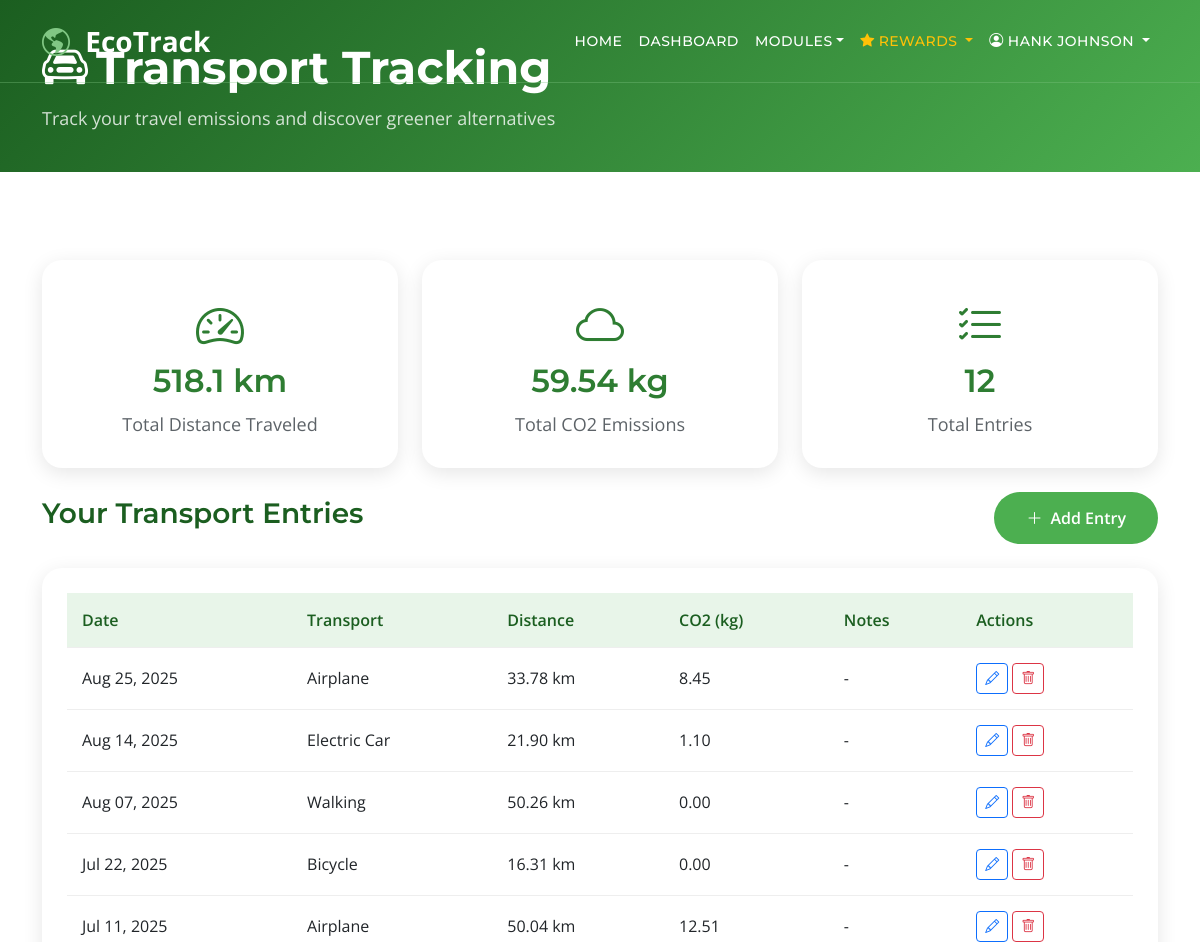
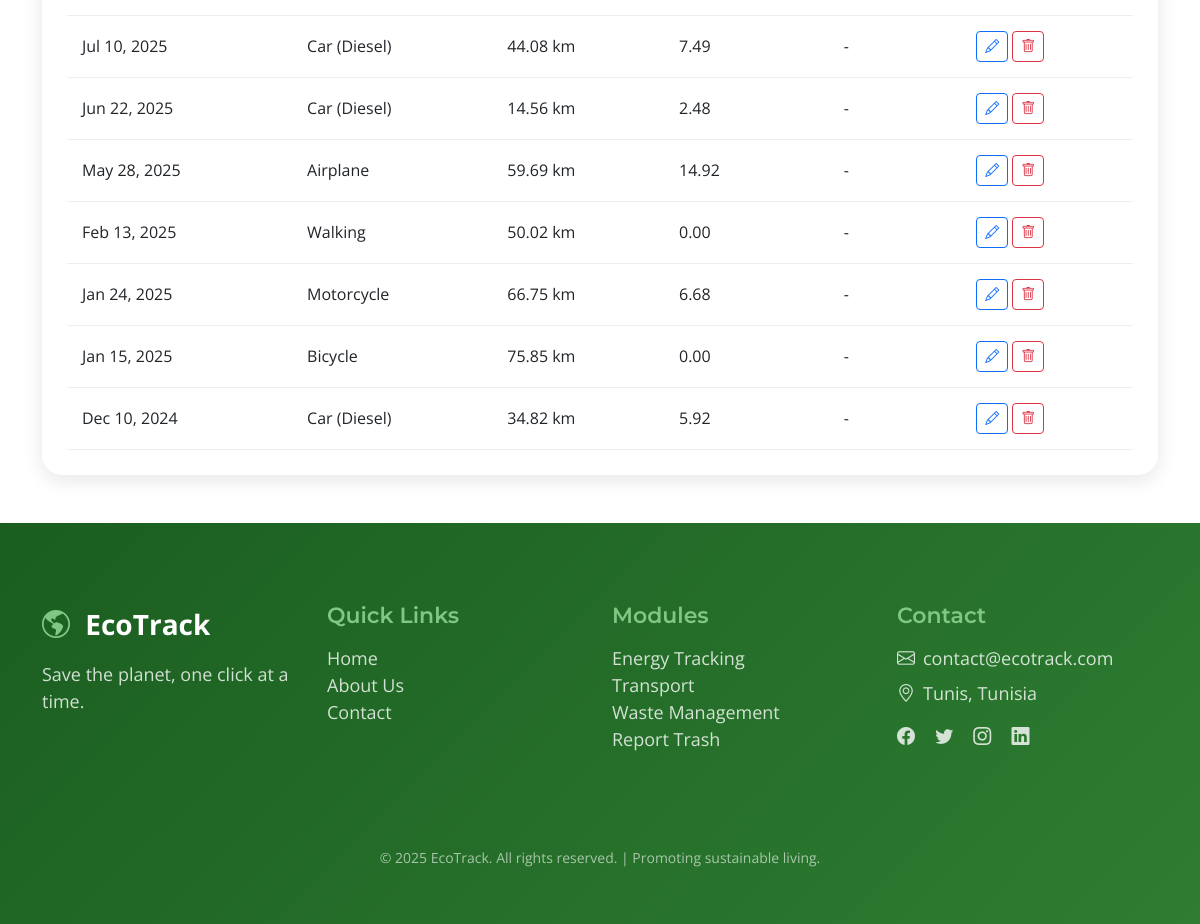
The app's page /modules/transport/index.php (signed in) with its own data (2 pictures, top to bottom).
### tables this page shows
CREATE TABLE IF NOT EXISTS transport_entries (
    id INT AUTO_INCREMENT PRIMARY KEY,
    user_id INT,
    transport_id INT,
    distance_km DECIMAL(10,2) NOT NULL,
    date DATE NOT NULL,
    notes TEXT,
    created_at TIMESTAMP DEFAULT CURRENT_TIMESTAMP,
    FOREIGN KEY (user_id) REFERENCES users(id) ON DELETE CASCADE,
    FOREIGN KEY (transport_id) REFERENCES transport_types(id)
);

CREATE TABLE IF NOT EXISTS transport_types (
    id INT AUTO_INCREMENT PRIMARY KEY,
    name VARCHAR(100) NOT NULL,
    emission_per_km DECIMAL(10,4) NOT NULL,
    icon VARCHAR(50)
);

### includes/config.php (called while the page is built, shortened)
<?php
function formatDate($date) {
    return date('M d, Y', strtotime($date));
}
?>

### modules/transport/index.php (the view, shortened to what this page needs)
<?php
require_once '../../includes/config.php';
$userId = $_SESSION['user_id'];
$stmt = $pdo->prepare("SELECT te.*, tt.name as transport_name, tt.emission_per_km FROM transport_entries te JOIN transport_types tt ON te.transport_id = tt.id WHERE te.user_id = ? ORDER BY te.date DESC");
$stmt->execute([$userId]);
$entries = $stmt->fetchAll();
$totalEmissions = 0;
$totalDistance = 0;
foreach ($entries as $entry) {
    $totalEmissions += $entry['distance_km'] * $entry['emission_per_km'];
    $totalDistance += $entry['distance_km'];
}
include '../../includes/header.php';
?>
<div class="dashboard-header">
    <div class="container">
        <h2><i class="bi-car-front me-2"></i>Transport Tracking</h2>
        <p>Track your travel emissions and discover greener alternatives</p>
    </div>
</div>
<section class="py-5">
    <div class="container">
        <div class="row mb-4">
            <div class="col-md-4">
                <div class="stats-card">
                    <i class="bi-speedometer2"></i>
                    <h3><?php echo number_format($totalDistance, 1); ?> km</h3>
                    <p>Total Distance Traveled</p>
                </div>
            </div>
            <div class="col-md-4">
                <div class="stats-card">
                    <i class="bi-cloud"></i>
                    <h3><?php echo number_format($totalEmissions, 2); ?> kg</h3>
                    <p>Total CO2 Emissions</p>
                </div>
            </div>
            <div class="col-md-4">
                <div class="stats-card">
                    <i class="bi-list-check"></i>
                    <h3><?php echo count($entries); ?></h3>
                    <p>Total Entries</p>
                </div>
            </div>
        </div>
        <div class="d-flex justify-content-between align-items-center mb-4">
            <h4>Your Transport Entries</h4>
            <a href="add.php" class="custom-btn"><i class="bi-plus-lg me-2"></i>Add Entry</a>
        </div>
        <?php if (count($entries) > 0): ?>
        <div class="module-card">
            <div class="module-card-body">
                <div class="table-responsive">
                    <table class="data-table">
                        <thead>
                            <tr>
                                <th>Date</th>
                                <th>Transport</th>
                                <th>Distance</th>
                                <th>CO2 (kg)</th>
                                <th>Notes</th>
                                <th>Actions</th>
                            </tr>
                        </thead>
                        <tbody>
                            <?php foreach ($entries as $entry): ?>
                            <tr>
                                <td><?php echo formatDate($entry['date']); ?></td>
                                <td><?php echo htmlspecialchars($entry['transport_name']); ?></td>
                                <td><?php echo $entry['distance_km']; ?> km</td>
                                <td><?php echo number_format($entry['distance_km'] * $entry['emission_per_km'], 2); ?></td>
                                <td><?php echo htmlspecialchars($entry['notes'] ?? '-'); ?></td>
                                <td>
                                    <a href="edit.php?id=<?php echo $entry['id']; ?>" class="btn btn-sm btn-outline-primary"><i class="bi-pencil"></i></a>
                                    <a href="index.php?delete=<?php echo $entry['id']; ?>" class="btn btn-sm btn-outline-danger delete-btn"><i class="bi-trash"></i></a>
                                </td>
                            </tr>
                            <?php endforeach; ?>
                        </tbody>
                    </table>
                </div>
            </div>
        </div>
        <?php endif; ?>
    </div>
</section>
<?php include '../../includes/footer.php'; ?>

### css/style.css (style rules this page uses)
:root { --white-color: #ffffff; --primary-color: #2e7d32; --secondary-color: #81c784; --section-bg-color: #e8f5e9; --custom-btn-bg-color: #4caf50; --custom-btn-bg-hover-color: #2e7d32; --dark-color: #1b5e20; --p-color: #5d6368; --border-color: #a5d6a7; --link-hover-color: #1b5e20; --success-color: #4caf50; --warning-color: #ff9800; --danger-color: #f44336; --info-color: #2196f3; --body-font-family: 'Open Sans', sans-serif; --title-font-family: 'Montserrat', sans-serif; --h1-font-size: 58px; --h2-font-size: 46px; --h3-font-size: 32px; --h4-font-size: 28px; --h5-font-size: 24px; --h6-font-size: 22px; --p-font-size: 18px; --menu-font-size: 14px; --btn-font-size: 16px; --copyright-font-size: 14px; --border-radius-large: 100px; --border-radius-medium: 20px; --border-radius-small: 10px; --font-weight-normal: 400; --font-weight-medium: 500; --font-weight-semibold: 600; --font-weight-bold: 700; }
body { background-color: var(--white-color); font-family: var(--body-font-family); }
h2, h3, h4, h5, h6 { color: var(--dark-color); }
h1, h2, h3, h4, h5, h6 { font-family: var(--title-font-family); font-weight: var(--font-weight-semibold); }
h2 { font-size: var(--h2-font-size); font-weight: var(--font-weight-bold); }
h3 { font-size: var(--h3-font-size); }
h4 { font-size: var(--h4-font-size); }
p { color: var(--p-color); font-size: var(--p-font-size); font-weight: var(--font-weight-normal); }
a, button { touch-action: manipulation; transition: all 0.3s; }
a { display: inline-block; color: var(--primary-color); text-decoration: none; }
.custom-btn { background: var(--custom-btn-bg-color); border: 2px solid transparent; border-radius: var(--border-radius-large); color: var(--white-color); font-size: var(--btn-font-size); font-weight: var(--font-weight-semibold); padding: 12px 30px; transition: all 0.3s; }
.stats-card { background: var(--white-color); border-radius: var(--border-radius-medium); padding: 30px; text-align: center; box-shadow: 0 5px 20px rgba(0,0,0,0.1); transition: all 0.3s; }
.stats-card i { font-size: 48px; color: var(--primary-color); margin-bottom: 15px; }
.stats-card h3 { font-size: var(--h3-font-size); color: var(--primary-color); margin-bottom: 10px; }
.stats-card p { margin-bottom: 0; color: var(--p-color); }
.module-card { background: var(--white-color); border-radius: var(--border-radius-medium); overflow: hidden; box-shadow: 0 5px 20px rgba(0,0,0,0.1); transition: all 0.3s; height: 100%; }
.module-card-body { padding: 25px; }
.data-table { width: 100%; border-collapse: collapse; }
.data-table th, .data-table td { padding: 15px; text-align: left; border-bottom: 1px solid #eee; }
.data-table th { background: var(--section-bg-color); color: var(--dark-color); font-weight: var(--font-weight-semibold); }
.dashboard-header { background: linear-gradient(135deg, #1b5e20 0%, #4caf50 100%); padding: 40px 0; margin-bottom: 40px; }
.dashboard-header h2 { color: var(--white-color); margin-bottom: 10px; }
.dashboard-header p { color: rgba(255,255,255,0.8); margin-bottom: 0; }

### records on screen
transport_entries: date "Aug 25, 2025", transport.name "Airplane", distance_km "33.78", $entry['distance_km']*$entry['emission_per_km'] "8.45", notes "-"
transport_entries: date "Aug 14, 2025", transport.name "Electric Car", distance_km "21.90", $entry['distance_km']*$entry['emission_per_km'] "1.10", notes "-"
transport_entries: date "Aug 07, 2025", transport.name "Walking", distance_km "50.26", $entry['distance_km']*$entry['emission_per_km'] "0.00", notes "-"
transport_entries: date "Jul 22, 2025", transport.name "Bicycle", distance_km "16.31", $entry['distance_km']*$entry['emission_per_km'] "0.00", notes "-"
transport_entries: date "Jul 11, 2025", transport.name "Airplane", distance_km "50.04", $entry['distance_km']*$entry['emission_per_km'] "12.51", notes "-"
transport_entries: date "Jul 10, 2025", transport.name "Car (Diesel)", distance_km "44.08", $entry['distance_km']*$entry['emission_per_km'] "7.49", notes "-"
transport_entries: date "Jun 22, 2025", transport.name "Car (Diesel)", distance_km "14.56", $entry['distance_km']*$entry['emission_per_km'] "2.48", notes "-"
transport_entries: date "May 28, 2025", transport.name "Airplane", distance_km "59.69", $entry['distance_km']*$entry['emission_per_km'] "14.92", notes "-"
transport_entries: date "Feb 13, 2025", transport.name "Walking", distance_km "50.02", $entry['distance_km']*$entry['emission_per_km'] "0.00", notes "-"
transport_entries: date "Jan 24, 2025", transport.name "Motorcycle", distance_km "66.75", $entry['distance_km']*$entry['emission_per_km'] "6.68", notes "-"
transport_entries: date "Jan 15, 2025", transport.name "Bicycle", distance_km "75.85", $entry['distance_km']*$entry['emission_per_km'] "0.00", notes "-"
transport_entries: date "Dec 10, 2024", transport.name "Car (Diesel)", distance_km "34.82", $entry['distance_km']*$entry['emission_per_km'] "5.92", notes "-"

### other values on screen
$_SESSION['user_name'] "HANK JOHNSON"
$totalDistance "518.1"
$totalEmissions "59.54"
count($entries) "12"
SITE_SLOGAN "Save the planet, one click at a time."
